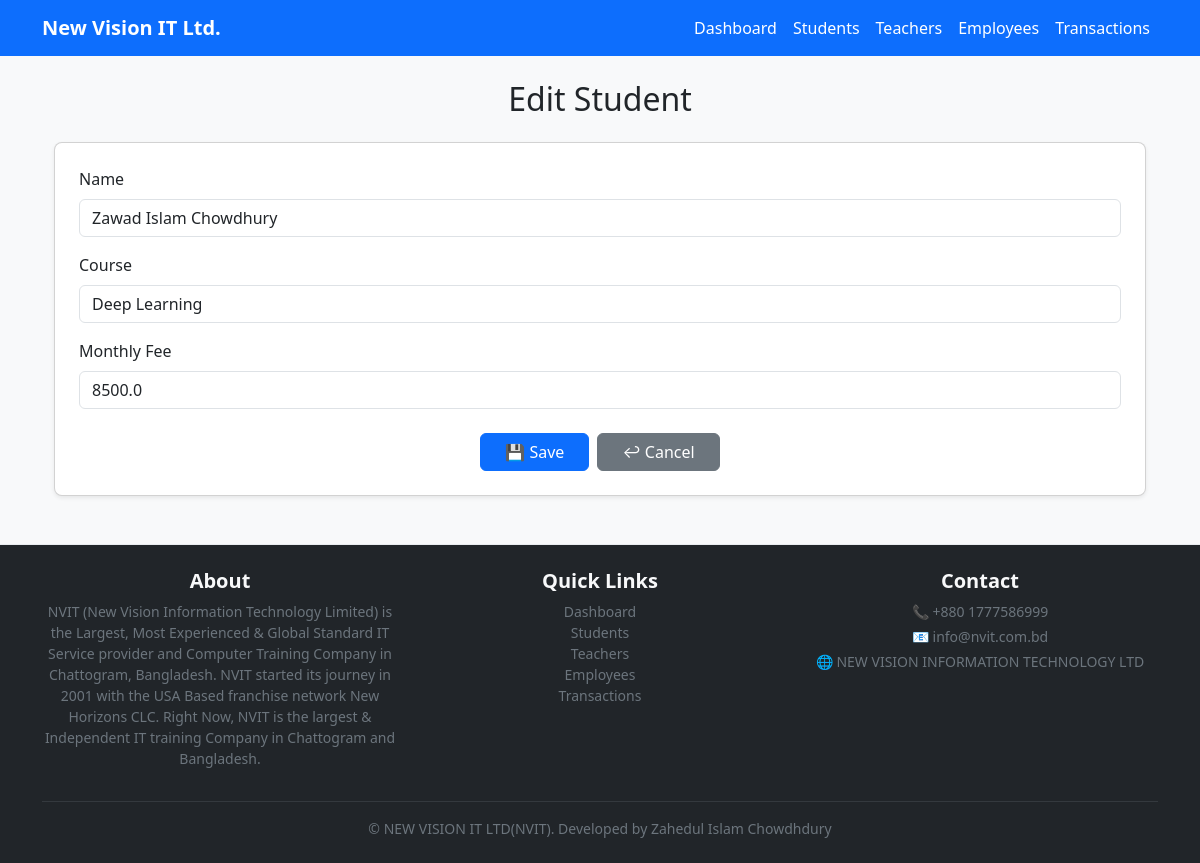
Before: /edit/student/1 with the older database file.
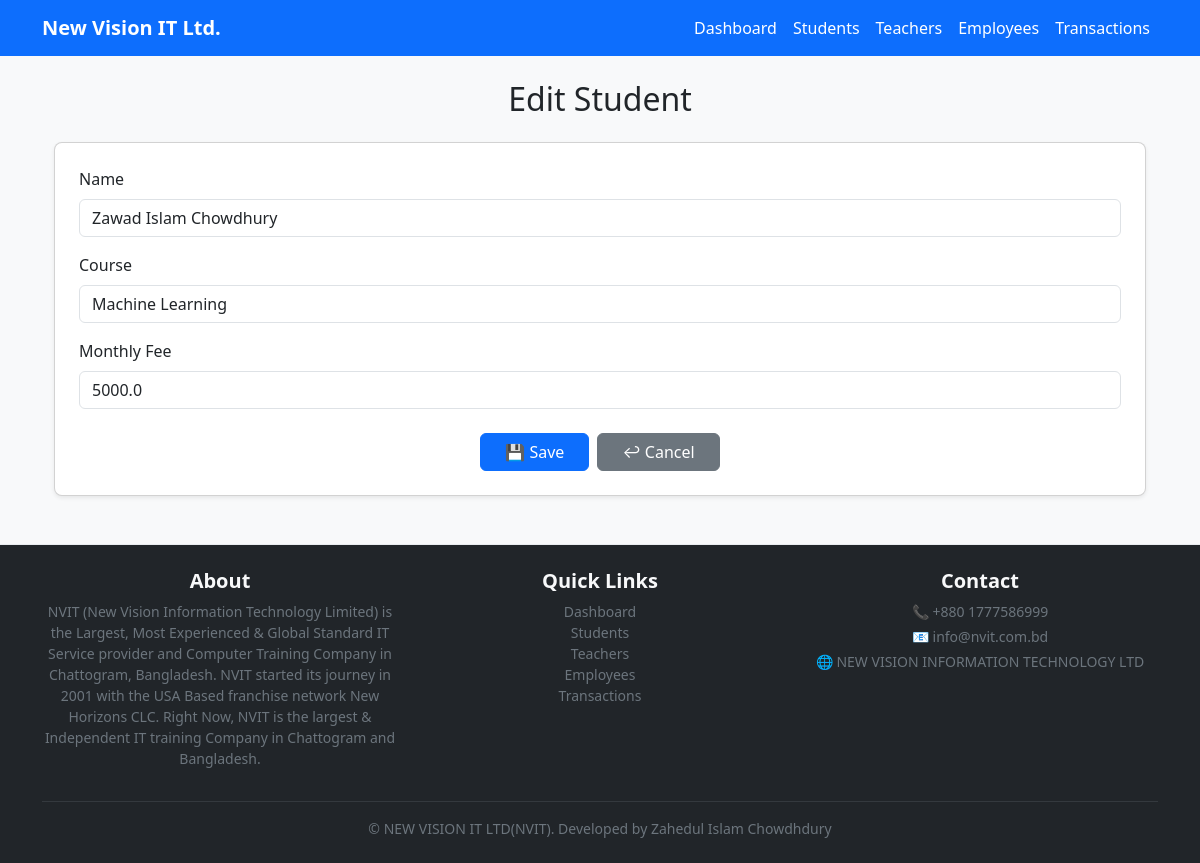
After: the same page with the newer database file.
### models.py (models this page shows)
class Student(db.Model):
    id = db.Column(db.Integer, primary_key=True)        # Student ID
    name = db.Column(db.String(100))                    # Name
    course = db.Column(db.String(100))                  # Course
    monthly_fee = db.Column(db.Float)                   # Fee
    transactions = db.relationship('Transaction', backref='student', lazy=True)  # Linked transactions

### app.py (the view, shortened to what this page needs)
@app.route('/edit/<kind>/<int:id>', methods=['GET', 'POST'])
def edit(kind, id):
    obj = None
    if kind == 'student':
        obj = Student.query.get_or_404(id)
    elif kind == 'teacher':
        obj = Teacher.query.get_or_404(id)
    elif kind == 'employee':
        obj = Employee.query.get_or_404(id)
    elif kind == 'transaction':
        obj = Transaction.query.get_or_404(id)
    else:
        flash('Unknown kind', 'danger')                         # Invalid kind
        return redirect(url_for('dashboard'))
    students = Student.query.all()
    teachers = Teacher.query.all()
    employees = Employee.query.all()
    return render_template(
        'form.html',
        title=f'Edit {kind.title()}',
        kind=kind,
        obj=obj,
        students=students,
        teachers=teachers,
        employees=employees
    )

### templates/form.html (shortened to what this page needs)
{% extends "base.html" %}
{% block content %}
<div class="container mt-4">
  <h2 class="mb-4 text-center">{{ title }}</h2>
  <div class="card shadow-sm p-4">
    <form method="POST">
      {% if kind == 'student' %}
        <div class="mb-3">
          <label class="form-label">Name</label>
          <input type="text" name="name" class="form-control" required value="{{ obj.name if obj else '' }}">
        </div>
        <div class="mb-3">
          <label class="form-label">Course</label>
          <input type="text" name="course" class="form-control" value="{{ obj.course if obj else '' }}">
        </div>
        <div class="mb-3">
          <label class="form-label">Monthly Fee</label>
          <input type="number" step="0.01" name="monthly_fee" class="form-control" value="{{ obj.monthly_fee if obj else '' }}">
        </div>
      {% endif %}
      <div class="d-flex justify-content-center gap-2 mt-4">
        <button class="btn btn-primary px-4" type="submit">💾 Save</button>
        <a class="btn btn-secondary px-4" href="{{ url_for('dashboard') }}">↩ Cancel</a>
      </div>
    </form>
  </div>
</div>
{% endblock %}

Changed rows visible on the page:
changed Student "Zawad Islam Chowdhury": course "Deep Learning" → "Machine Learning"; monthly_fee "8500.0" → "5000.0"
